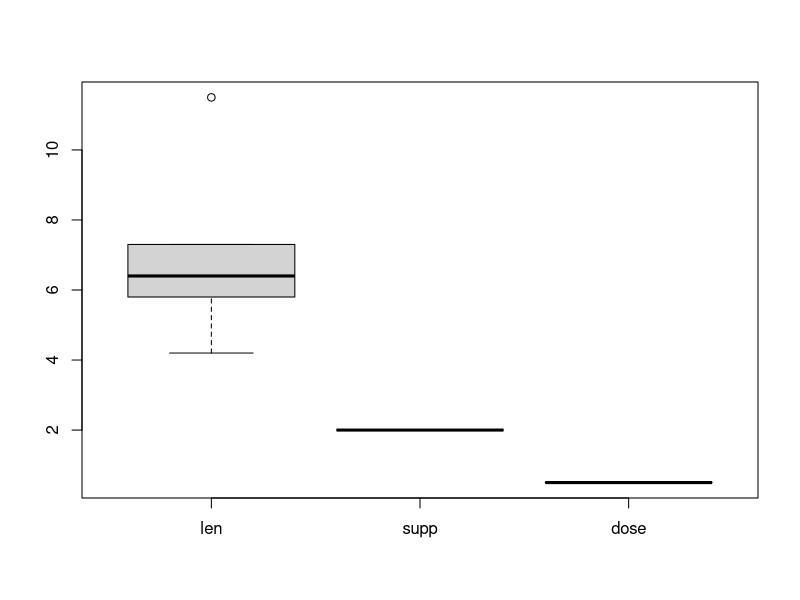
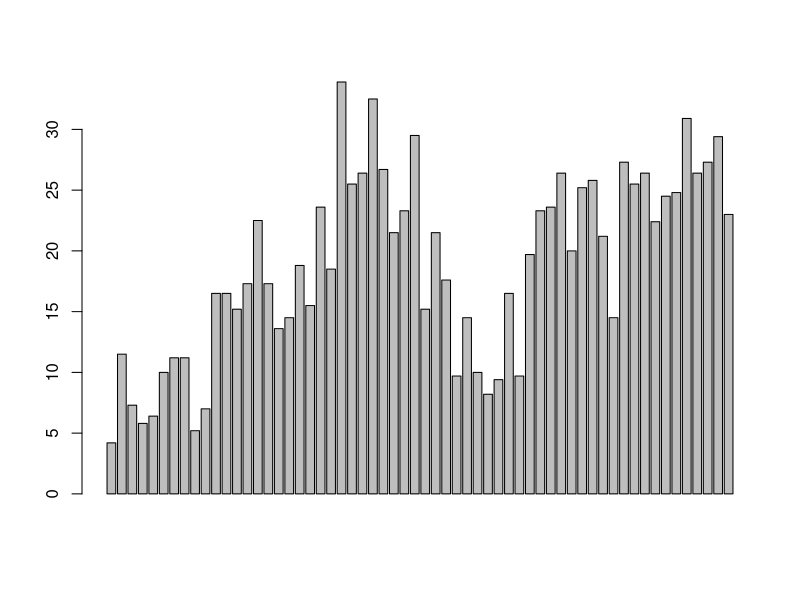
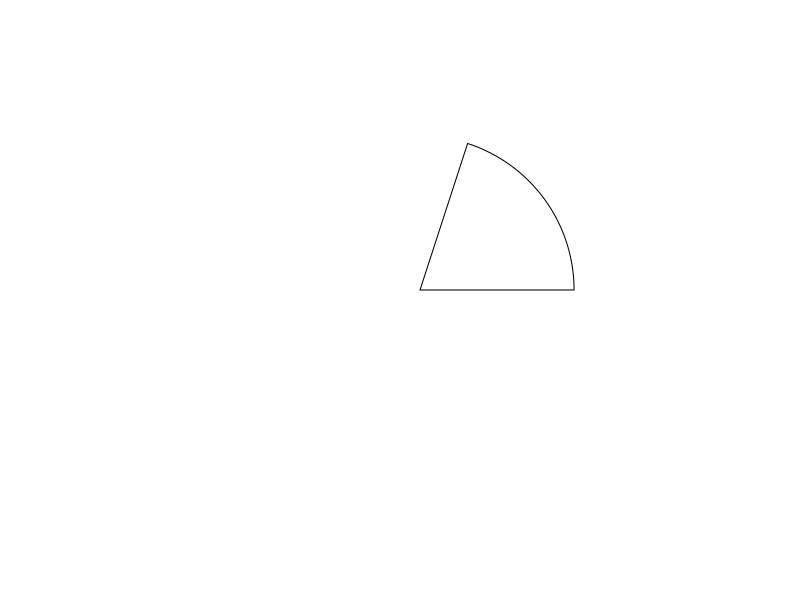

The R source for these figures, in order: (Note: this script raises an error after producing the figures.)
data("iris")
iris
str(iris) # structure of iris
data = c(1,2,2,3,1,2,3,3,1,2,3,3,1)
fdata = factor(data)
fdata
data = c("January","February","March","April")
fdata = factor(data)
fdata
mons = c("March","April","January","November","January",
         "September","October","September","November","August",
         "January","November","November","February","May","August",
         "July","December","August","August","September","November",
         "February","April")
mons = factor(mons)
table(mons)
#ordered factor
mons = factor(mons, levels=c("January","February","March","April",
                            "May","June","July","August","September",
                            "October","November","December"))
table(mons)
data = c(1,2,2,3,1,2,3,3,1,2,3,3,1)
fdata = factor(data)
fdata
rdata = factor(data, labels = c("I","II","III"))
rdata

day_vector <- c('evening', 'morning', 'afternoon', 'midday', 'midnight', 'evening')
factor_day <- factor(day_vector, order = TRUE, levels =c('morning', 'midday', 'afternoon', 'evening', 'midnight'))
factor_day
days <- factor(factor_day,levels=c('morning', 'midday', 'afternoon', 'evening', 'midnight'),ordered=TRUE)
days
table(days)
summary(days)

data("mtcars")
mtcars
dataset <- mtcars
class(dataset$mpg)
class(iris$mpg)
data("ToothGrowth")
nrow(ToothGrowth)
ncol(ToothGrowth)
head(ToothGrowth)
head(mtcars)
ToothGrowth[6,2]
ToothGrowth[5,]
ToothGrowth[,2]
ToothGrowth[1:5,]
ToothGrowth[1:5,2]
summary(ToothGrowth)
attach(ToothGrowth)
mean(len)
min(len)
x <- ToothGrowth[1:5,]
x
boxplot(x)
barplot(len)
y <- ToothGrowth[1:5,3]
pie(y,labels)
t <- ToothGrowth[,"len"]
t
summary(t)
s <- ToothGrowth[,3]
summary(s)
hist(iris$Sepal.Length, col ="blue" , main = "Sepal Length Histogram" , xlab = "Length", ylab="Frequency")
pdf("petallengthhisto.pdf")
hist(iris$Sepal.Length, col ="blue" , main = "Sepal Length Histogram" , xlab = "Length", ylab="Frequency")
dev.off()
plot(iris$Sepal.Width, iris$Sepal.Length, col ="blue", main= "Scatterplot", xlab ="Sepal Width", ylab="Sepal Length")
png("sepalwidth.png")
plot(iris$Sepal.Width, iris$Sepal.Length, col ="blue", main= "Scatterplot", xlab ="Sepal Width", ylab="Sepal Length")
dev.off()
boxplot(Sepal.Length~Species, data=iris, main = "sepal length by species", xlab ="Species", ylab = "Sepal Length")
#chart of other data
x <- c(30,60,20)
labels <- c("math", "stat", "physics")
pie(x,labels)
pie(x, labels, main = "subject", col = rainbow(length(x)))
pie(x, labels, main = "subject", col = rainbow(length(x)),clockwise = T)
H <- c(7000,10000,6000,8000)
M <- c("Jan" , "Feb", "Mar" , "Apr")
barplot(H,names.arg=M,xlab="Month", ylab ="Revenue",col="green",main ="Revenue chart",border ="black")

H <- c(7,12,28,3,41)
barplot(H)
v <- c(7,12,28,3,41)
plot(v,type = "o")

input <- mtcars[,c('wt','mpg')]
print(head(input))
plot(x = input$wt,y = input$mpg,
     xlab = "Weight",
     ylab = "Mileage",
     xlim = c(2.5,5),
     ylim = c(15,30),		 
     main = "Weight vs Mileage")

# all plots in a data set together
pairs(~wt+mpg+disp+cyl,data = mtcars, main = "Scatterplot Matrix")
getwd()
data <- read.csv("input.csv")
print(data)
data1<-read.csv("copper1.csv")
data1
boxplot(data1$Cu ~ data1$Source, xlab = "Source",ylab = "Cu", main ="Boxplot to show 
atmospheric copper concentration by sites", col = "green", 
        border = "black")

